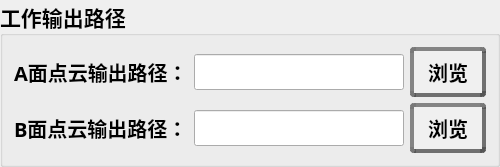
      <widget class="QGroupBox" name="groupBox_6">
       <property name="font">
        <font>
         <family>微软雅黑</family>
         <pointsize>16</pointsize>
         <weight>75</weight>
         <bold>true</bold>
        </font>
       </property>
       <property name="title">
        <string>工作输出路径</string>
       </property>
       <layout class="QGridLayout" name="gridLayout_5">
        <item row="1" column="0">
         <layout class="QGridLayout" name="gridLayout_11">
          <item row="0" column="0">
           <widget class="QLabel" name="label_34">
            <property name="minimumSize">
             <size>
              <width>0</width>
              <height>40</height>
             </size>
            </property>
            <property name="font">
             <font>
              <pointsize>15</pointsize>
              <weight>75</weight>
              <bold>true</bold>
             </font>
            </property>
            <property name="text">
             <string>B面点云输出路径：</string>
            </property>
           </widget>
          </item>
          <item row="0" column="1">
           <widget class="QLineEdit" name="editOutPath_Result">
            <property name="minimumSize">
             <size>
              <width>0</width>
              <height>30</height>
             </size>
            </property>
            <property name="font">
             <font>
              <pointsize>15</pointsize>
              <weight>75</weight>
              <bold>true</bold>
             </font>
            </property>
            <property name="text">
             <string/>
            </property>
           </widget>
          </item>
          <item row="0" column="2">
           <widget class="QPushButton" name="btnOutPutDirectory_Result">
            <property name="minimumSize">
             <size>
              <width>0</width>
              <height>40</height>
             </size>
            </property>
            <property name="font">
             <font>
              <pointsize>15</pointsize>
              <weight>75</weight>
              <bold>true</bold>
             </font>
            </property>
            <property name="styleSheet">
             <string notr="true">QPushButton {
    color: rgb(0, 0, 0);
    background-color: rgb(240, 240, 240);
    border-radius: 4px;
    outline: none;
    transition: all 0.15s ease-in-out;
    padding: 6px 14px;
    /* 双层边框实现立体效果 */
    border: 4px solid rgba(80, 80, 80, 0.8); /* 外层深灰色边框 */
    border-top: 4px solid rgba(120, 120, 120, 0.9);
    border-left: 4px solid rgba(120, 120, 120, 0.9);
    /* 内层边框效果 */
    background-clip: padding-box;
    position: relative;
}

QPushButton::before {
    content: &quot;&quot;;
    position: absolute;
    top: 1px;
    left: 1px;
    right: 1px;
    bottom: 1px;
    border: 1px solid rgba(30, 30, 30, 0.9);
    border-radius: 3px;
    pointer-events: none;
}

QPushButton:hover {
    background-color: rgb(162, 162, 162);
    border-color: rgba(100, 100, 100, 0.9);
    border-top-color: rgba(140, 140, 140, 0.9);
    border-left-color: rgba(140, 140, 140, 0.9);
}

QPushButton:pressed {
    background-color: #252A32;
    color: #C8CDD1;
    /* 按下时反转边框明暗 */
    border: 1px solid rgba(60, 60, 60, 0.9);
    border-bottom-color: rgba(100, 100, 100, 0.9);
    border-right-color: rgba(100, 100, 100, 0.9);
}

QPushButton:disabled {
    background-color: #E3E7EB;
    color: #A0A6AC;
    border: 1px solid rgba(150, 150, 150, 0.6);
}</string>
            </property>
            <property name="text">
             <string>浏览</string>
            </property>
           </widget>
          </item>
         </layout>
        </item>
        <item row="0" column="0">
         <layout class="QHBoxLayout" name="horizontalLayout_10">
          <item>
           <widget class="QLabel" name="label_30">
            <property name="minimumSize">
             <size>
              <width>0</width>
              <height>40</height>
             </size>
            </property>
            <property name="font">
             <font>
              <pointsize>15</pointsize>
              <weight>75</weight>
              <bold>true</bold>
             </font>
            </property>
            <property name="text">
             <string>A面点云输出路径：</string>
            </property>
           </widget>
          </item>
          <item>
           <widget class="QLineEdit" name="editOutPath">
            <property name="minimumSize">
             <size>
              <width>0</width>
              <height>30</height>
             </size>
            </property>
            <property name="font">
             <font>
              <pointsize>15</pointsize>
              <weight>75</weight>
              <bold>true</bold>
             </font>
            </property>
            <property name="text">
             <string/>
            </property>
           </widget>
          </item>
          <item>
           <widget class="QPushButton" name="btnOutPutDirectory">
            <property name="minimumSize">
             <size>
              <width>0</width>
              <height>40</height>
             </size>
            </property>
            <property name="font">
             <font>
              <pointsize>15</pointsize>
              <weight>75</weight>
              <bold>true</bold>
             </font>
            </property>
            <property name="styleSheet">
             <string notr="true">QPushButton {
    color: rgb(0, 0, 0);
    background-color: rgb(240, 240, 240);
    border-radius: 4px;
    outline: none;
    transition: all 0.15s ease-in-out;
    padding: 6px 14px;
    /* 双层边框实现立体效果 */
    border: 4px solid rgba(80, 80, 80, 0.8); /* 外层深灰色边框 */
    border-top: 4px solid rgba(120, 120, 120, 0.9);
    border-left: 4px solid rgba(120, 120, 120, 0.9);
    /* 内层边框效果 */
    background-clip: padding-box;
    position: relative;
}

QPushButton::before {
    content: &quot;&quot;;
    position: absolute;
    top: 1px;
    left: 1px;
    right: 1px;
    bottom: 1px;
    border: 1px solid rgba(30, 30, 30, 0.9);
    border-radius: 3px;
    pointer-events: none;
}

QPushButton:hover {
    background-color: rgb(162, 162, 162);
    border-color: rgba(100, 100, 100, 0.9);
    border-top-color: rgba(140, 140, 140, 0.9);
    border-left-color: rgba(140, 140, 140, 0.9);
}

QPushButton:pressed {
    background-color: #252A32;
    color: #C8CDD1;
    /* 按下时反转边框明暗 */
    border: 1px solid rgba(60, 60, 60, 0.9);
    border-bottom-color: rgba(100, 100, 100, 0.9);
    border-right-color: rgba(100, 100, 100, 0.9);
}

QPushButton:disabled {
    background-color: #E3E7EB;
    color: #A0A6AC;
    border: 1px solid rgba(150, 150, 150, 0.6);
}</string>
            </property>
            <property name="text">
             <string>浏览</string>
            </property>
           </widget>
          </item>
         </layout>
        </item>
       </layout>
      </widget>
